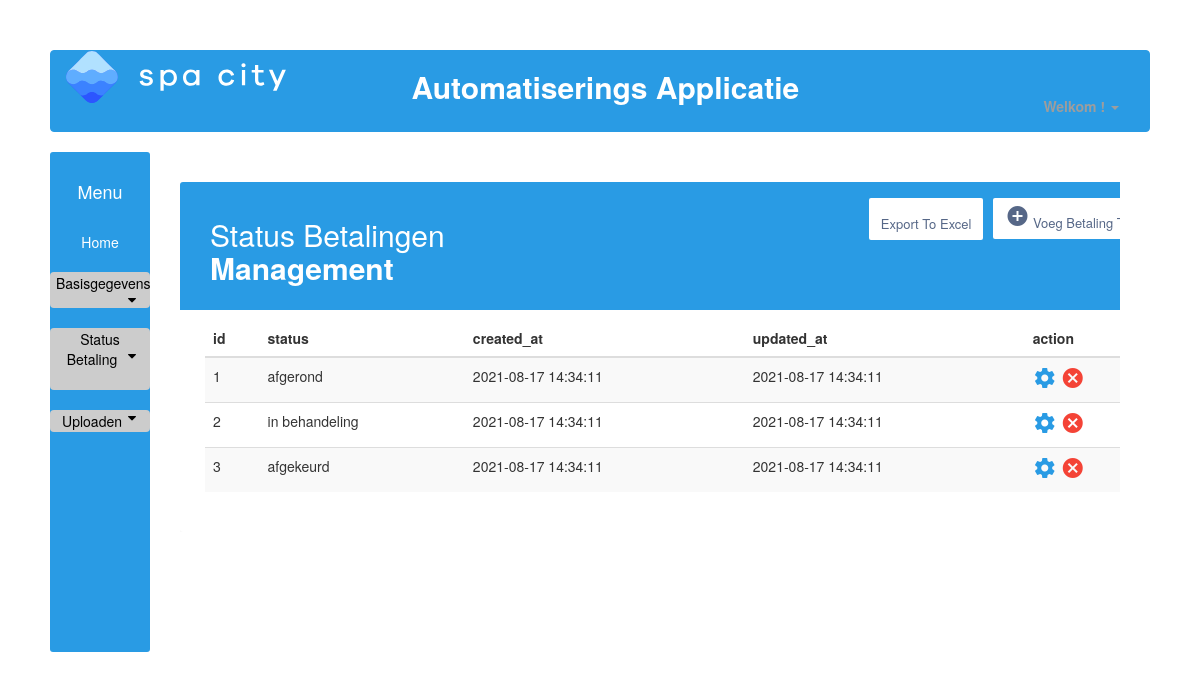
Page /overzicht_betalingen.php (signed in) on the committed database.
### tables this page shows
CREATE TABLE betalingen(
    id INT NOT NULL AUTO_INCREMENT,
    status VARCHAR(255),
    created_at TIMESTAMP DEFAULT CURRENT_TIMESTAMP,
	updated_at TIMESTAMP DEFAULT CURRENT_TIMESTAMP ON UPDATE CURRENT_TIMESTAMP,
    PRIMARY KEY(id)
);

### db.php (called while the page is built, shortened)
<?php
class db{
    private $connection;
    public function __construct(){
        $this->host = 'localhost';
		$this->user = 'root';
		$this->database = 'SpaCity';
        $this->password = '';
        $this->charset = 'utf8mb4';
        try {
        $dsn = "mysql:host=$this->host;dbname=$this->database;charset=$this->charset";
        $options = [
            PDO::ATTR_ERRMODE=>PDO::ERRMODE_EXCEPTION,
            PDO::ATTR_DEFAULT_FETCH_MODE=>PDO::FETCH_ASSOC,
            PDO::ATTR_EMULATE_PREPARES => false,
        ];
            $this->connection = new PDO($dsn, $this->user, $this->password, $options);
        }catch(\PDOException $e){
           throw new \PDOException("Error message is: ". $e->getMessage());
        }
    }
    public function select($statement, $named_placeholder){
        $stmt = $this->connection->prepare($statement);
        $stmt->execute($named_placeholder);
        $result = $stmt->fetchall(PDO::FETCH_ASSOC);
        return $result;
    }
}
?>

### overzicht_betalingen.php (the view, shortened to what this page needs)
<?php
    include 'db.php';
    $db = new db();
?>
<!DOCTYPE html>
<html lang="en">
<head>
    <link href="//netdna.bootstrapcdn.com/bootstrap/3.2.0/css/bootstrap.min.css" rel="stylesheet" id="bootstrap-css">
    <link rel="stylesheet" href="style.css">
    <link rel="stylesheet" href="https://maxcdn.bootstrapcdn.com/font-awesome/4.7.0/css/font-awesome.min.css">
    <link href="//maxcdn.bootstrapcdn.com/font-awesome/4.2.0/css/font-awesome.min.css" rel="stylesheet">
</head>
<body>
    <nav class="navbar navbar-default navbar-inverse" role="navigation">
        <div class="container-fluid">
            <div class="navbar-header">
                <a href="welkom_admin.php">
                    <img src="logo-spa-city.svg" alt="project logo" width="220" heigth="80">
            </div>
            <div class="collapse navbar-collapse" id="bs-example-navbar-collapse-1">
                <p class="nav navbar-text">Automatiserings Applicatie</p>
                <ul class="nav navbar-nav navbar-right">
                    <li class="dropdown">
                        <a href="welkom_admin.php" class="dropdown-toggle" data-toggle="dropdown"><b><?php echo "Welkom " . htmlentities( $_SESSION['gebruikersnaam']) ."!" ?></b> <span
                                class="caret"></span></a>
                                </div>
            </div>
    </nav>
    <div class="container-fluid h-100">
        <div class="row h-100">
            <div class="col-2" id="homemenu3">
            <br>
            <h4 class="menu">Menu</h4>
            <br />
            <a class="menulinks" href="welkom_admin.php">Home</a>
            <br />
            <br />
            <button class="dropdown-btn">Basisgegevens
                <i class="fa fa-caret-down"></i>
            </button>
            <br />
            <br />
            <button class="dropdown-btn">Status Betaling
                <i class="fa fa-caret-down"></i>
            <br />
            <br />
            </button>
            <br />
            <br />
            <button class="dropdown-btn">Uploaden
                <i class="fa fa-caret-down"></i>
            </button>
        </div>
    </div>
    <?php
    $result_set = $db->select("SELECT betalingen.id, betalingen.status, betalingen.created_at, betalingen.updated_at
    FROM betalingen", []);
    $columns = array_keys($result_set[0]);
    $result_set1 = $db->select("SELECT betalingen.id, betalingen.status, betalingen.created_at, betalingen.updated_at
    FROM betalingen", []);
    ?>
    <div class="container-xl">
    <div class="table-responsive">
        <div class="table-wrapper">
            <div class="table-title">
                <div class="row">
                    <div class="col-sm-5">
                        <h2>Status Betalingen <b>Management</b></h2>
                    </div>
                    <div class="col-sm-7">
                        <a href="voeg_betaling_toe.php" class="btn btn-secondary"><i class="material-icons">&#xE147;</i> <span>Voeg Betaling Toe</span></a>
                        <form method="post" action="overzicht_betalingen.php" class="row">
                        <input class="btn btn-secondary" type="submit" value="Export To Excel" name="export"></input>
                        </form>
                    </div>
                </div>
            </div>
            <table class="table table-striped table-hover">
                    <thead>
                        <tr>
                            <?php foreach($columns as $column){ ?>
                            <th>
                                <strong> <?php echo $column ?> </strong>
                            </th>
                            <?php } ?>
                            <th colspan="2">action</th>
                        </tr>
                    </thead>
                    <?php foreach($result_set1 as $rows => $row){ ?>
            <?php $row_id = $row['id'];
?>
            <tr>
                <?php   foreach($row as $row_data){?>
                <td>
                    <?php echo $row_data ?>
                </td>
                <?php } ?>
                <td>
                    <a href="edit_betaling.php?id=<?php echo $row_id; ?>" class="settings" ><i class="material-icons">&#xE8B8;</i></a>
                    <a onclick="return confirm('Are you sure you want to delete this entry?')"
                        href="overzicht_betalingen.php?id=<?php echo $row_id; ?>"
                        class="delete" title="Delete"><i class="material-icons">&#xE5C9;</i></a>
                </td>
            </tr>
            <?php } ?>
            </table>
</body>
</html>

### style.css (style rules this page uses)
body { padding:50px; background-color: white; }
#homemenu3 { height: 500px; background:#299be4; text-align: center; color: white; width: 100px; margin: 0; padding: 0px; border-radius: 3px; }
.navbar-text { width: 48%; text-align: right; font-size: 30px; font-weight: bold; color:white !important; }
.navbar-inverse { background-color: #299be4; border-color: #299be4; }
.row.h-100 { height: 0px; }
.table-title { padding-bottom: 15px; background: #299be4; color: #fff; padding: 16px 30px; margin: -20px -25px 10px; border-radius: 3px 3px 0 0; }
.container-xl { width: 100%; padding-right: 30px; padding-left: 100px; margin-right: auto; margin-left: auto; }
.table-responsive { margin: 30px 0; }
.table-responsive { display: block; width: 100%; overflow-x: auto; -webkit-overflow-scrolling: touch; margin-left: 15px; }
.table-wrapper { min-width: 1000px; background: #fff; padding: 20px 25px; border-radius: 3px; box-shadow: 0 1px 1px rgb(0 0 0 / 5%); }
.table-title .btn { color: #566787; float: right; font-size: 13px; background: #fff; border: none; min-width: 50px; border-radius: 2px; border: none; outline: none !important; margin-left: 10px; }
table.table td a.delete { color: #F44336; }
input.btn.btn-secondary { padding-top: 17px; }
a { color: #299be4; text-decoration: none; }
.menulinks { color: white; }
.fa-caret-down { float: right; padding-right: 8px; }
.dropdown-btn { width: 100px; }
.sidenav a, .dropdown-btn { color: black; background-color: #cccccc; border: none; border-radius: 4px; }

### rows in the picture
betalingen: id "1", status "afgerond", row_data "2021-08-17 14:34:11"
betalingen: id "2", status "in behandeling", row_data "2021-08-17 14:34:11"
betalingen: id "3", status "afgekeurd", row_data "2021-08-17 14:34:11"

### other values in the picture
$column "id"
$column "status"
$column "created_at"
$column "updated_at"
